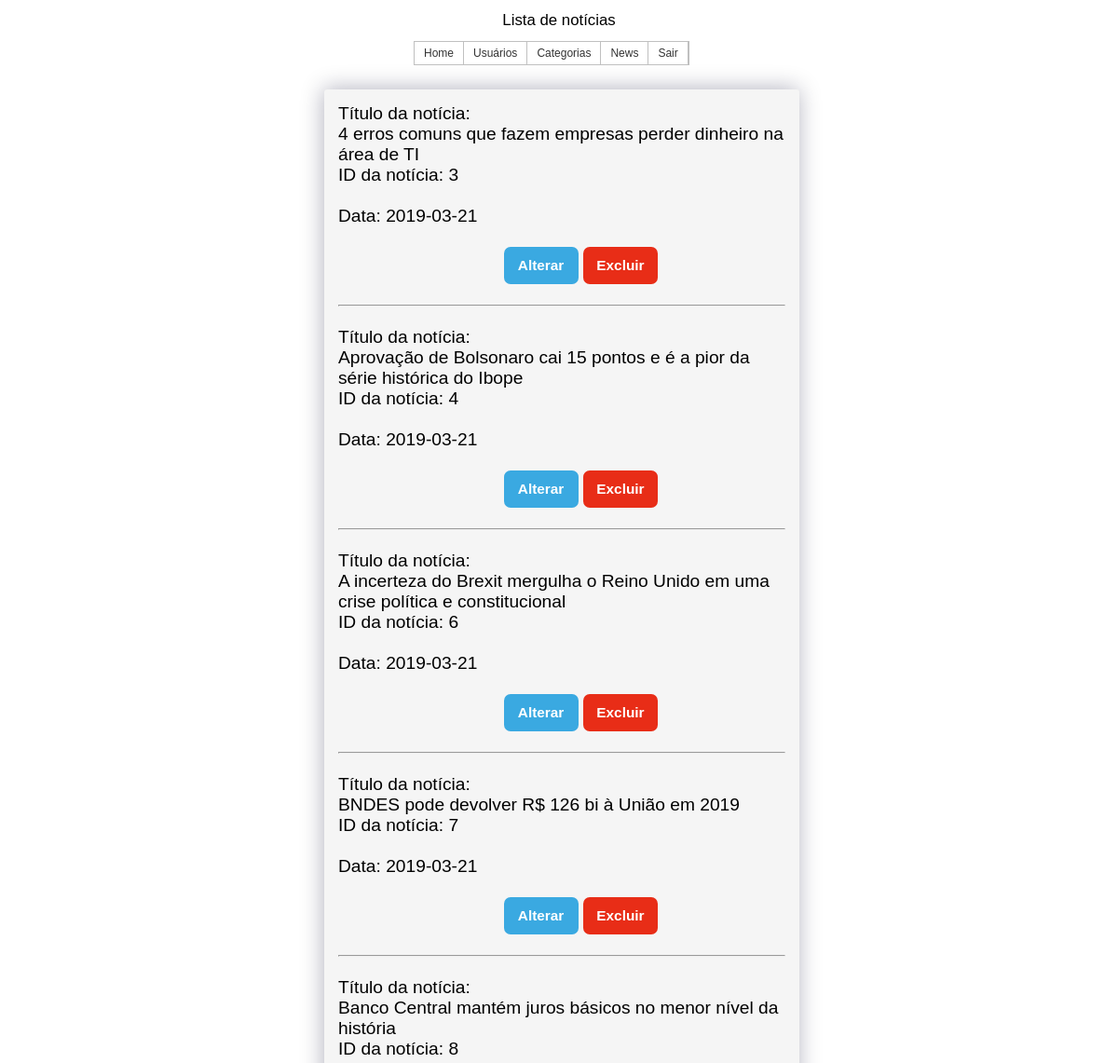
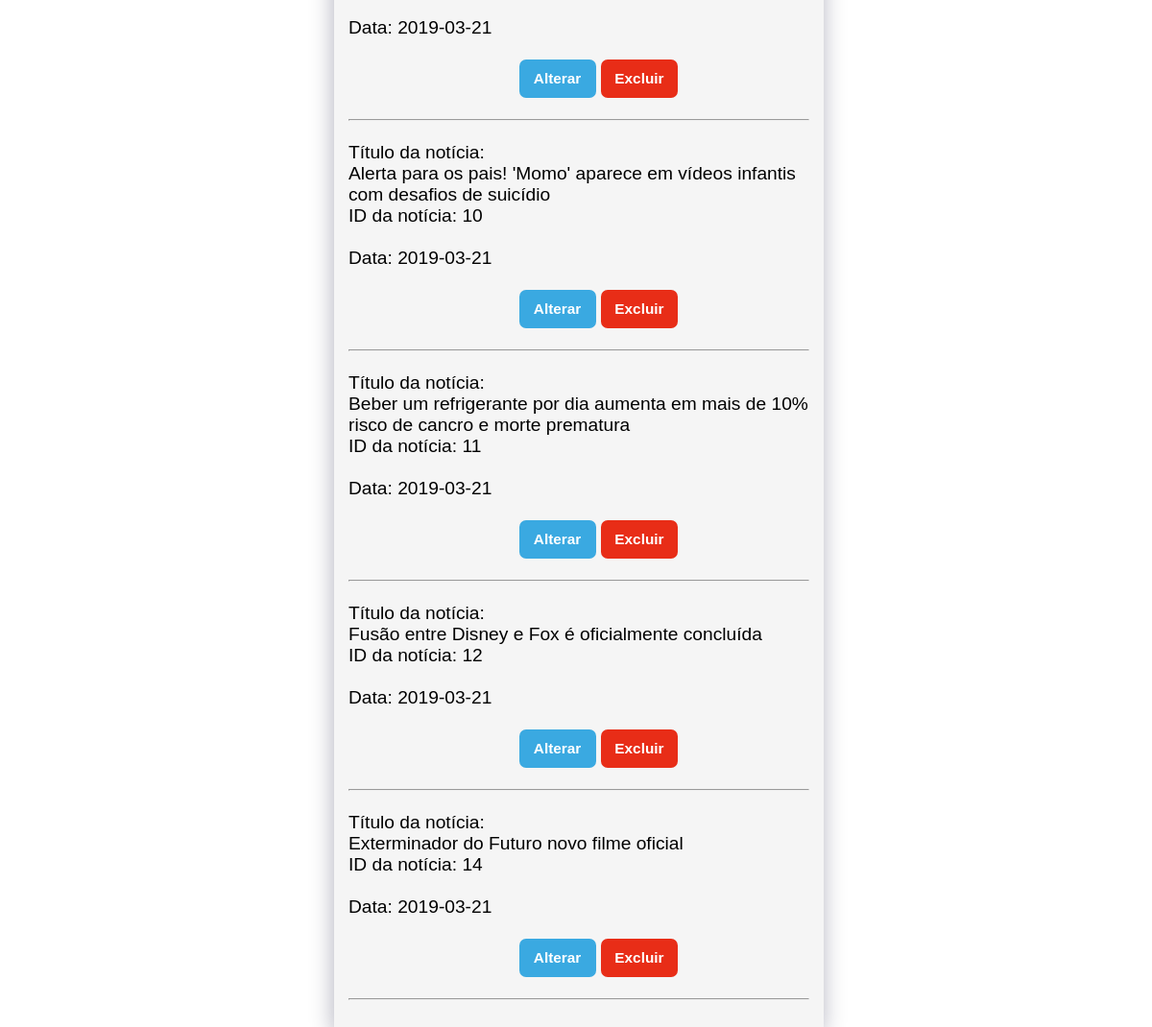
The page /admin/newslist.php (signed in) on the database its author committed (2 pictures, top to bottom).
### tables this page shows
CREATE TABLE `news` (
  `id_news` int(11) NOT NULL,
  `titulo` varchar(90) NOT NULL,
  `foto` varchar(200) DEFAULT NULL,
  `data` date NOT NULL,
  `texto` text NOT NULL,
  `resumo` mediumtext NOT NULL,
  `usuario_id_usuario` int(11) NOT NULL,
  `categoria_id_categoria` int(11) NOT NULL
);

### admin/newslist.php (the view, shortened to what this page needs)
<?php
require_once("../inc/newscontrol.php");
$sql = "SELECT id_news, titulo, data FROM news";
$q = $conexao->query($sql);
 ?>
<!doctype html>
<html>
<head>
	<link rel="stylesheet" type="text/css" href="../css/estilobackend.css">
</head>
<body class="">
	<header>Lista de notícias</header>
	<nav>
		<?php
		include("../inc/menu.php");
		 ?>
	</nav>
	<main>
		<article>
			<div class="content">
			<section>
				<?php
					while ($r = mysqli_fetch_array($q)){ ?>
						<div class="news">
					Título da notícia:	<div class="titulo">
					<?php	echo "$r[titulo]";  ?>
							</div>
							<div class="id_news">
					ID da notícia: <?php echo $r['id_news']; ?>
							</div>
							<div class="data"><br>
					Data:	<?php echo "$r[data]";  ?>
							</div>
					<?php	echo "<br>"; 		?>
					<div class="buttons">
						<button class="alterar" name="altera"><a class="linkw" href="newsup.php?id=<?php echo $r['id_news']; ?>">Alterar</a></button>
						<button class="excluir" name="exclui"><a class="linkw" href="newsdel.php?id=<?php echo $r['id_news']; ?>">Excluir</a></button>
						 <br><br>
					</div>
					<hr>
					<br>
				 </div>
				 <?php } ?>
			</section>
			</div>
		</article>
	</main>
</body>
</html>

### css/estilobackend.css (style rules this page uses)
* { margin: 0; padding: 0; }
body { font-family: arial, helvetica, sans-serif; font-size: 12px; }
.content { border-radius: 3px; box-sizing: content-box; margin: 2% 29%; width: 40%; background: #F5F5F5 ; color: black; font-size: 160%; min-height: auto; padding: 15px; text-align: left; box-shadow:-1px -1px 25px rgba(2, 4, 44, 0.3); clear: both; }
header { font-size: 140%; text-align: center; margin: 1%; }
.cadastrar, .alterar, .excluir { width: 80px; height: 40px; border-radius: 7px; border: none; color: white; font-weight: bold; font-size: 80%; }
.cadastrar, .alterar { background-color: #3AA9E1; }
.excluir { background-color: #E82D17; }
.linkw { text-decoration: none; color: white; }
.buttons { margin-left: 37%; }

### rows shown on the page
news: titulo "4 erros comuns que fazem empresas perder dinheiro na área de TI", id_news "3", data "2019-03-21"
news: titulo "Aprovação de Bolsonaro cai 15 pontos e é a pior da série histórica do Ibope", id_news "4", data "2019-03-21"
news: titulo "A incerteza do Brexit mergulha o Reino Unido em uma crise política e constitucional", id_news "6", data "2019-03-21"
news: titulo "BNDES pode devolver R$ 126 bi à União em 2019", id_news "7", data "2019-03-21"
news: titulo "Banco Central mantém juros básicos no menor nível da história", id_news "8", data "2019-03-21"
news: titulo "Alerta para os pais! 'Momo' aparece em vídeos infantis com desafios de suicídio", id_news "10", data "2019-03-21"
news: titulo "Beber um refrigerante por dia aumenta em mais de 10% risco de cancro e morte prematura", id_news "11", data "2019-03-21"
news: titulo "Fusão entre Disney e Fox é oficialmente concluída", id_news "12", data "2019-03-21"
news: titulo "Exterminador do Futuro novo filme oficial", id_news "14", data "2019-03-21"
